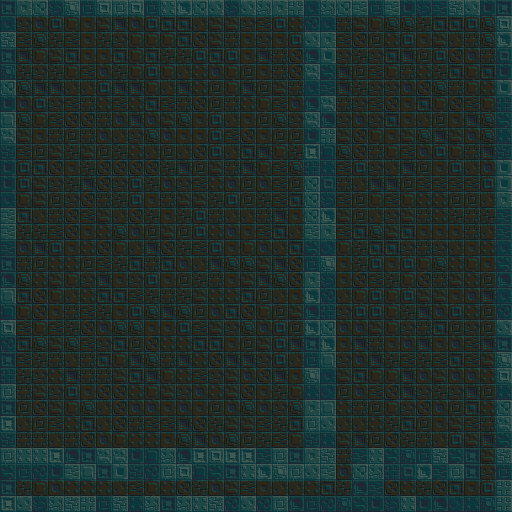

This game map was drawn from its Tiled (.tmx) file and the tilesets committed beside it. A one-line description and the full map source follow:
An orthogonal 32x32 tile map with 16x16 px tiles, 2 tile layers (BG, Geometry) and 1 object.

<map version="1.0" orientation="orthogonal" renderorder="right-down" width="32" height="32" tilewidth="16" tileheight="16" nextobjectid="1">
 <tileset firstgid="1" name="SBT" tilewidth="16" tileheight="16" tilecount="360" columns="24">
  <image source="../sprites/geometry/square_block_textures_spliced.png" width="384" height="240" />
  <tile id="289">
   <objectgroup draworder="index">
    <object id="4" x="0" y="0" width="16" height="16" />
   </objectgroup>
  </tile>
 </tileset>
 <layer name="BG" width="32" height="32">
  <data encoding="csv">
27,73,1,2,3,1,75,25,1,51,73,51,74,26,28,2,26,74,52,4,4,1,4,74,26,50,74,73,28,26,26,52,
26,74,1,26,2,25,73,4,1,26,3,3,76,73,73,74,49,26,28,75,28,51,73,2,27,27,50,3,3,26,27,52,
4,49,27,50,49,25,50,74,2,2,2,3,75,73,51,25,74,25,26,3,52,49,75,52,28,26,25,73,76,51,27,25,
3,4,2,73,3,25,25,3,2,3,50,50,26,3,26,25,4,51,75,50,1,74,50,74,3,4,52,26,75,1,51,49,
28,50,74,50,2,49,1,50,2,26,2,76,28,1,2,52,25,51,75,75,28,4,52,49,2,51,28,50,3,2,3,3,
52,27,4,4,76,76,26,4,4,2,76,4,28,52,2,4,52,73,51,2,74,4,50,74,74,1,75,27,51,2,28,73,
1,1,26,74,49,51,28,49,28,3,49,51,75,52,51,28,2,49,1,1,1,51,74,49,75,25,3,2,75,49,2,74,
75,27,2,49,75,75,51,1,4,1,73,27,25,26,76,25,52,27,74,4,3,74,1,74,3,25,76,52,25,4,27,26,
52,73,25,51,52,51,1,76,74,27,1,25,25,26,49,75,25,52,52,2,4,73,75,2,25,73,27,4,73,1,27,51,
4,49,52,73,50,73,52,50,28,76,52,76,75,26,76,3,4,2,50,25,49,27,75,51,2,49,1,26,2,51,4,51,
26,26,3,75,25,50,75,75,75,75,50,4,52,73,51,4,2,49,27,25,27,49,26,74,76,4,52,25,26,76,1,76,
28,26,73,74,50,4,75,74,26,50,1,74,49,28,1,52,1,49,52,4,51,51,76,4,4,52,49,49,49,49,26,1,
52,2,73,52,74,75,51,50,26,25,51,73,73,50,26,52,50,49,3,76,26,49,52,2,49,2,28,28,52,52,76,73,
76,3,76,51,75,49,73,76,75,50,25,50,26,51,76,76,51,4,25,51,26,73,52,76,74,73,51,28,50,51,50,49,
25,50,50,49,75,25,28,27,1,52,73,52,26,28,1,25,49,3,76,50,2,49,3,27,73,3,25,25,25,51,76,74,
27,1,4,26,25,28,75,2,76,4,75,50,49,26,25,2,1,76,3,50,50,2,50,3,3,74,51,74,76,25,28,73,
25,51,52,28,28,52,49,50,3,51,3,1,76,4,27,27,73,4,75,50,25,25,50,26,25,26,2,27,28,2,25,49,
73,27,28,73,2,74,4,25,74,26,25,52,50,51,25,73,4,27,75,3,25,25,75,49,50,2,75,51,73,28,52,4,
25,3,75,2,76,28,3,3,49,50,51,50,73,28,28,3,52,76,25,73,4,76,2,26,2,26,73,73,25,1,4,75,
4,2,75,25,51,49,50,25,26,27,4,27,52,1,3,75,2,52,73,2,73,74,26,26,2,50,4,1,26,28,52,27,
1,49,2,49,50,75,1,27,27,25,25,26,49,73,74,27,1,26,52,49,75,1,1,73,2,74,51,3,52,74,52,51,
25,3,27,73,27,49,74,3,52,75,28,28,3,3,25,52,73,26,4,73,49,25,4,51,25,1,4,25,1,49,4,50,
49,49,50,51,76,51,3,2,4,27,51,4,28,75,4,4,74,26,76,3,49,74,1,4,50,49,50,49,3,49,73,25,
3,50,74,28,4,51,51,73,3,4,2,28,49,74,73,1,75,4,25,1,75,73,3,2,2,4,1,73,1,1,28,51,
28,51,73,74,26,25,75,75,28,2,73,74,1,28,73,75,25,50,2,27,28,52,1,49,75,4,74,50,74,4,52,75,
26,52,75,73,2,27,76,75,1,1,25,1,25,52,1,27,1,74,27,4,50,28,51,52,2,74,75,1,52,3,28,27,
74,76,52,49,28,3,76,75,51,49,49,4,75,50,73,73,49,50,3,2,76,76,76,28,50,3,52,25,73,49,51,76,
74,51,51,76,51,75,1,2,28,28,25,27,4,1,27,52,50,49,2,75,50,73,4,52,75,50,51,76,26,73,4,49,
25,4,1,73,3,1,76,49,4,27,25,2,75,73,28,76,73,52,3,50,26,51,52,49,2,25,73,26,50,75,73,49,
76,73,26,25,25,25,52,2,25,27,76,51,28,51,52,50,26,26,25,4,25,1,4,1,73,2,75,28,25,1,74,1,
51,50,2,1,28,28,28,76,49,2,28,75,50,1,73,49,25,76,76,28,3,50,51,27,75,28,50,75,3,25,26,51,
74,49,25,51,75,52,26,28,49,4,75,50,51,76,3,2,27,4,1,1,75,75,51,28,4,3,3,50,27,1,49,26
</data>
 </layer>
 <layer name="Geometry" width="32" height="32">
  <properties>
   <property name="unity:layer" value="Geometry" />
   <property name="unity:tag" value="Geometry" />
  </properties>
  <data encoding="csv">
207,133,183,278,135,256,134,160,134,256,136,112,183,184,278,184,182,133,159,229,182,183,157,256,157,205,278,253,158,184,205,207,
229,0,0,0,0,0,0,0,0,0,0,0,0,0,0,0,0,0,0,279,229,0,0,0,0,0,0,0,0,0,0,134,
158,0,0,0,0,0,0,0,0,0,0,0,0,0,0,0,0,0,0,184,133,0,0,0,0,0,0,0,0,0,0,112,
207,0,0,0,0,0,0,0,0,0,0,0,0,0,0,0,0,0,0,208,109,0,0,0,0,0,0,0,0,0,0,230,
231,0,0,0,0,0,0,0,0,0,0,0,0,0,0,0,0,0,0,181,277,0,0,0,0,0,0,0,0,0,0,205,
183,0,0,0,0,0,0,0,0,0,0,0,0,0,0,0,0,0,0,229,253,0,0,0,0,0,0,0,0,0,0,109,
205,0,0,0,0,0,0,0,0,0,0,0,0,0,0,0,0,0,0,208,181,0,0,0,0,0,0,0,0,0,0,255,
110,0,0,0,0,0,0,0,0,0,0,0,0,0,0,0,0,0,0,181,208,0,0,0,0,0,0,0,0,0,0,277,
181,0,0,0,0,0,0,0,0,0,0,0,0,0,0,0,0,0,0,205,159,0,0,0,0,0,0,0,0,0,0,232,
254,0,0,0,0,0,0,0,0,0,0,0,0,0,0,0,0,0,0,111,206,0,0,0,0,0,0,0,0,0,0,254,
205,0,0,0,0,0,0,0,0,0,0,0,0,0,0,0,0,0,0,255,232,0,0,0,0,0,0,0,0,0,0,109,
205,0,0,0,0,0,0,0,0,0,0,0,0,0,0,0,0,0,0,183,230,0,0,0,0,0,0,0,0,0,0,109,
229,0,0,0,0,0,0,0,0,0,0,0,0,0,0,0,0,0,0,183,278,0,0,0,0,0,0,0,0,0,0,133,
157,0,0,0,0,0,0,0,0,0,0,0,0,0,0,0,0,0,0,183,112,0,0,0,0,0,0,0,0,0,0,253,
157,0,0,0,0,0,0,0,0,0,0,0,0,0,0,0,0,0,0,157,133,0,0,0,0,0,0,0,0,0,0,253,
253,0,0,0,0,0,0,0,0,0,0,0,0,0,0,0,0,0,0,277,280,0,0,0,0,0,0,0,0,0,0,229,
207,0,0,0,0,0,0,0,0,0,0,0,0,0,0,0,0,0,0,256,135,0,0,0,0,0,0,0,0,0,0,277,
208,0,0,0,0,0,0,0,0,0,0,0,0,0,0,0,0,0,0,133,278,0,0,0,0,0,0,0,0,0,0,208,
110,0,0,0,0,0,0,0,0,0,0,0,0,0,0,0,0,0,0,112,279,0,0,0,0,0,0,0,0,0,0,229,
206,0,0,0,0,0,0,0,0,0,0,0,0,0,0,0,0,0,0,208,255,0,0,0,0,0,0,0,0,0,0,279,
134,0,0,0,0,0,0,0,0,0,0,0,0,0,0,0,0,0,0,112,183,0,0,0,0,0,0,0,0,0,0,184,
279,0,0,0,0,0,0,0,0,0,0,0,0,0,0,0,0,0,0,207,112,0,0,0,0,0,0,0,0,0,0,207,
207,0,0,0,0,0,0,0,0,0,0,0,0,0,0,0,0,0,0,256,110,0,0,0,0,0,0,0,0,0,0,135,
255,0,0,0,0,0,0,0,0,0,0,0,0,0,0,0,0,0,0,135,229,0,0,0,0,0,0,0,0,0,0,134,
160,0,0,0,0,0,0,0,0,0,0,0,0,0,0,0,0,0,0,232,280,0,0,0,0,0,0,0,0,0,0,232,
207,0,0,0,0,0,0,0,0,0,0,0,0,0,0,0,0,0,0,133,110,0,0,0,0,0,0,0,0,0,0,183,
111,0,0,0,0,0,0,0,0,0,0,0,0,0,0,0,0,0,0,160,184,0,0,0,0,0,0,0,0,0,0,181,
254,0,0,0,0,0,0,0,0,0,0,0,0,0,0,0,0,0,0,254,232,0,0,0,0,0,0,0,0,0,0,277,
160,136,136,111,208,207,181,181,205,206,182,208,111,134,111,111,253,160,207,133,158,0,253,136,277,231,256,158,277,207,0,158,
277,256,279,205,157,110,207,109,254,279,160,134,206,277,207,136,112,135,160,184,157,0,183,182,255,230,112,253,160,207,0,256,
207,0,0,0,0,0,0,0,0,0,0,0,0,0,0,0,0,0,0,0,0,0,208,253,0,0,0,0,0,0,0,159,
111,184,278,182,158,159,256,158,232,182,207,182,136,158,279,184,279,160,208,256,279,231,277,205,278,136,205,208,280,232,231,159
</data>
 </layer>
</map>
